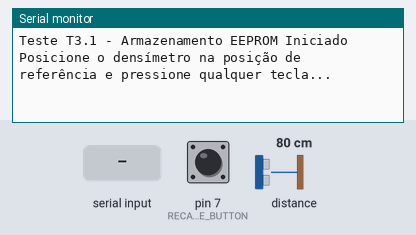
The sketch below on a simulated Arduino Uno, built for the host (arithmetic inside an expression is 32-bit, double 64-bit). Shown: the last lines printed to the serial monitor. Inputs (shaded band) come from the test bench; at power-on: distance to the obstacle 80 cm, pin 7 (RECALIBRATE_BUTTON) HIGH. EEPROM starts erased.

Above: at 0.8 s.
0.9 s: "1" received over Serial
At 1.8 s:
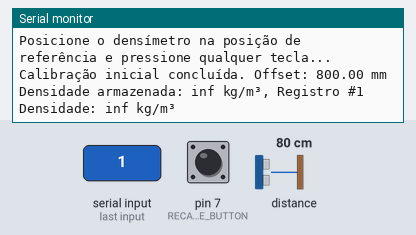
2.4 s: distance to the obstacle set to 2 cm
At 3.9 s:
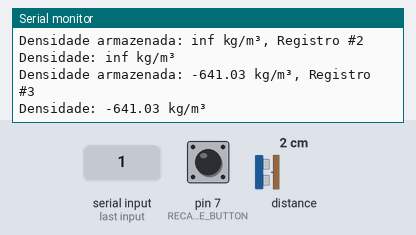
4.5 s: pin 7 (RECALIBRATE_BUTTON) pulled LOW for 1 s
At 5.8 s:
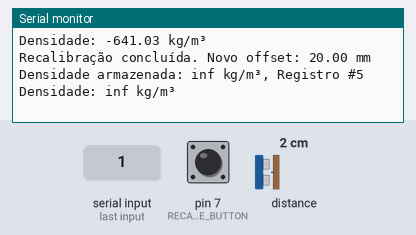
7.0 s: distance to the obstacle set to 4 cm
At 8.2 s:
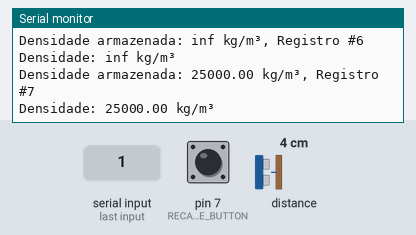
8.5 s: pin 7 (RECALIBRATE_BUTTON) pulled LOW for 1 s
At 10.3 s:
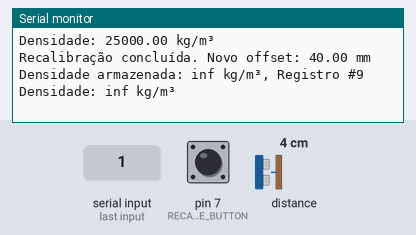

Measured:
- after the input at 0.9 s, the serial monitor: prints a new line at once (image 1)
- after the input at 2.4 s, the serial monitor: prints a new line after 0.67 s (image 2)
- after the input at 4.5 s, the serial monitor: prints a new line after 0.67 s (image 3)
- after the input at 7.0 s, the serial monitor: prints a new line after 0.31 s (image 4)
- after the input at 8.5 s, the serial monitor: prints a new line after 0.91 s (image 5)

The sketch:

T3_1_Armazenamento_EEPROM.ino
```cpp
// T3_1_Armazenamento_EEPROM.ino
// Função: Densímetro Flutuante
// Artifact ID: 64c8fdd7-949e-4c77-b30a-4853866d5989
// Versão: v1.0.1
// Data: 2025-04-20
// Iteração: 34
// Requisitos: RD5.1 (Armazenamento de Dados)
// Descrição: Armazena densidades medidas na EEPROM do Arduino e exibe no Serial Monitor.
// Diretório: docs/V1.01/codes/Densimetro_Flutuante/T3_1

#include <Wire.h>
#include <VL53L0X.h>
#include <EEPROM.h>

#define RECALIBRATE_BUTTON 7 // Pino do botão de recalibração
#define EEPROM_ADDRESS 0 // Endereço inicial na EEPROM
VL53L0X sensor;
float offset = 0;
const float DENSIMETER_MASS = 50.0; // Massa do densímetro em gramas
const float DENSIMETER_AREA = 0.0001; // Área da seção transversal em m²
bool lastButtonState = HIGH;
int recordCount = 0;

void setup() {
  Serial.begin(9600);
  while (!Serial) {
    ;
  }
  Serial.println("Teste T3.1 - Armazenamento EEPROM Iniciado");

  pinMode(RECALIBRATE_BUTTON, INPUT_PULLUP);
  EEPROM.begin(512); // Inicializa EEPROM com 512 bytes

  Wire.begin();
  sensor.setTimeout(500);
  if (!sensor.init()) {
    Serial.println("Erro: Falha ao inicializar o VL53L0X!");
    while (1);
  }
  sensor.startContinuous();

  Serial.println("Posicione o densímetro na posição de referência e pressione qualquer tecla...");
  while (!Serial.available());
  offset = sensor.readRangeContinuousMillimeters();
  Serial.println("Calibração inicial concluída. Offset: " + String(offset) + " mm");

  // Ler número de registros salvos
  EEPROM.get(EEPROM_ADDRESS, recordCount);
  if (recordCount < 0 || recordCount > 100) recordCount = 0;
}

void loop() {
  bool buttonState = digitalRead(RECALIBRATE_BUTTON);
  if (buttonState == LOW && lastButtonState == HIGH) {
    offset = sensor.readRangeContinuousMillimeters();
    Serial.println("Recalibração concluída. Novo offset: " + String(offset) + " mm");
  }
  lastButtonState = buttonState;

  uint16_t distance = sensor.readRangeContinuousMillimeters();
  if (sensor.timeoutOccurred()) {
    Serial.println("Erro: Timeout na leitura!");
  } else {
    float displacement = (distance - offset) / 1000.0; // Deslocamento em metros
    float volumeDisplaced = displacement * DENSIMETER_AREA; // Volume deslocado em m³
    float density = DENSIMETER_MASS / (volumeDisplaced * 1000); // Densidade em kg/m³

    // Armazenar densidade na EEPROM
    if (recordCount < 100) {
      int address = EEPROM_ADDRESS + sizeof(int) + recordCount * sizeof(float);
      EEPROM.put(address, density);
      recordCount++;
      EEPROM.put(EEPROM_ADDRESS, recordCount);
      EEPROM.commit();
      Serial.println("Densidade armazenada: " + String(density) + " kg/m³, Registro #" + String(recordCount));
    } else {
      Serial.println("EEPROM cheia!");
    }

    Serial.print("Densidade: ");
    Serial.print(density);
    Serial.println(" kg/m³");
  }
  delay(1000);
}
```
